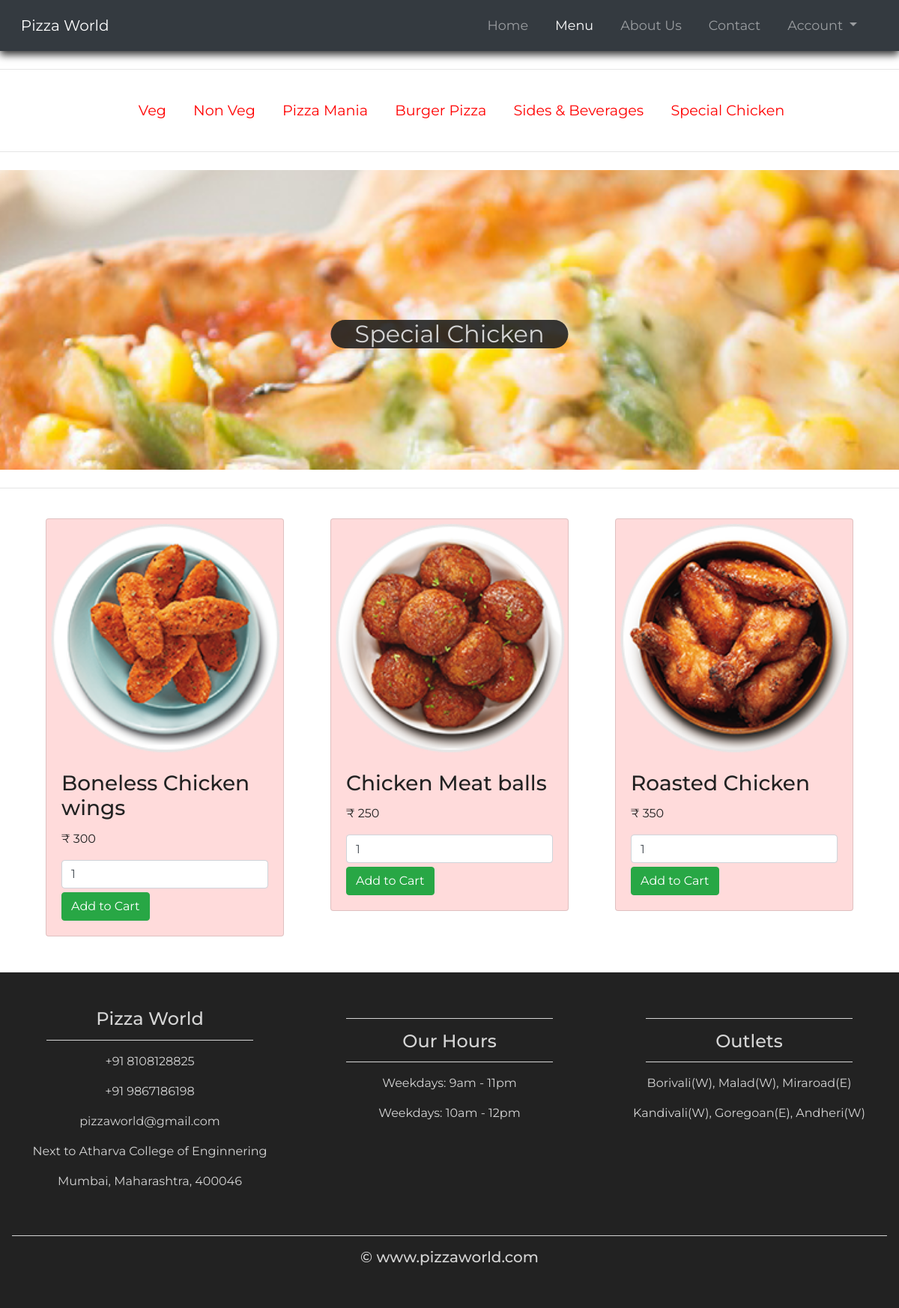
/Menu/specialchicken.php, run on the app's committed database.
### tables this page shows
CREATE TABLE `specialchicken` (
  `id` int(20) NOT NULL,
  `pname` varchar(50) DEFAULT NULL,
  `price` int(50) DEFAULT NULL,
  `image` varchar(50) DEFAULT NULL
);

### Menu/specialchicken.php (the view, shortened to what this page needs)
<?php include('../server.php');
$con = mysqli_connect('localhost','root','','product_details');
?>
<!DOCTYPE html>
<html lang="en">
<head>
    <link rel="stylesheet" href="https://stackpath.bootstrapcdn.com/bootstrap/4.1.3/css/bootstrap.min.css">
    <link href="https://stackpath.bootstrapcdn.com/font-awesome/4.7.0/css/font-awesome.min.css" rel="stylesheet">
    <link rel="stylesheet" href="https://use.fontawesome.com/releases/v5.3.1/css/all.css">
    <link rel="stylesheet" href="../style.css">
</head>
<body>
<nav class="navbar navbar-expand-md navbar-dark bg-dark sticky-top">
        <div class="container-fluid">
            <a class="navbar-brand" href="../index.php">Pizza World</a>
            <div class="collapse navbar-collapse" id="navbarResponsive">
                <ul class="navbar-nav ml-auto">
                    <li class="nav-item">
                        <a class="nav-link" href="../index.php">Home</a>
                    </li>
                    <li class="nav-item active">
                        <a class="nav-link" href="menu.php">Menu</a>
                    </li>
                    <li class="nav-item">
                        <a class="nav-link" href="../Aboutus/aboutus.php">About Us</a>
                    </li>
                    <li class="nav-item">
                        <a class="nav-link" href="../contact/contact.php">Contact</a>
                    </li>
                    <li class="nav-item dropdown">
                        <a class="nav-link dropdown-toggle" href="#" id="navbarDropdownMenuLink" data-toggle="dropdown"
                            aria-haspopup="true" aria-expanded="false">
                            <?php
                            if (isset($_SESSION['username'])) {
                                echo 'Welcome ,<strong> ' . $_SESSION["username"] . '</strong>';
                            } else {
                                echo 'Account';
                            } ?>
                        </a>
                    </li>
                </ul>
            </div>
        </div>
    </nav>
    <hr class="my-4">
    <div class="container-fluid">
        <div class="col-12">
                <div class="text-center menuclass">
                    <a href="veg.php">Veg</a>
                    <a href="nonveg.php">Non Veg</a>
                    <a href="pizzamania.php">Pizza Mania</a>
                    <a href="burger.php">Burger Pizza</a>
                    <a href="sides.php">Sides & Beverages</a>
                    <a href="specialchicken.php">Special Chicken</a>
                </div>
            </div>
    </div>
    <hr class="my-4">
    <figure>
    </figure>
    <hr class="my-4">
    <div class="container padding">
        <?php
            $query = "SELECT * FROM specialchicken ORDER BY id ASC";
            $result = mysqli_query($con,$query);
            if(mysqli_num_rows($result) > 0){
                echo '<div class="card-deck">';
                while($row = mysqli_fetch_array($result)){
            ?>
                <div class="col-md-4">
                    <form method="POST" action="specialchicken.php?action=add&id=<?php echo $row["id"]; ?>" onsubmit = "alert('Item Added')" >
                        <div class="card cardSet1">
                            <img class="card-img-top" src="<?php echo $row["image"]; ?>">
                            <div class="card-body">
                                <h3 class="card-title"><?php echo $row["pname"]; ?></h3>
                                <p class="card-text">₹ <?php echo $row["price"]; ?></p>
                                <input type="text" name="quantity" class="form-control" value=1>
                                <input type="submit" name="add_to_cart" style="margin-top: 5px;" class="btn btn-success" value="Add to Cart">
                            </div>
                        </div>
                    </form>
                </div>
            <?php
                }
            ?>
            </div>
            <?php
            }
        ?>
    </div>
    <footer>
        <div class="container-fluid padding">
            <div class="row text-center">
                <div class="col-md-4">
                    <h4>Pizza World</h4>
                    <hr class="light">
                    <p>+91 8108128825</p>
                    <p>+91 9867186198</p>
                    <p>pizzaworld@gmail.com</p>
                    <p>Next to Atharva College of Enginnering</p>
                    <p>Mumbai, Maharashtra, 400046</p>
                </div>
                <div class="col-md-4">
                    <hr class="light">
                    <h4>Our Hours</h4>
                    <hr class="light">
                    <p>Weekdays: 9am - 11pm</p>
                    <p>Weekdays: 10am - 12pm</p>
                </div>
                <div class="col-md-4">
                    <hr class="light">
                    <h4>Outlets</h4>
                    <hr class="light">
                    <p>Borivali(W), Malad(W), Miraroad(E)</p>
                    <p>Kandivali(W), Goregoan(E), Andheri(W)</p>
                </div>
                <div class="col-12">
                    <hr class="light-last">
                    <h5>&copy; www.pizzaworld.com</h5>
                </div>
            </div>
        </div>
    </footer>
</body>
</html>

### style.css (style rules this page uses)
html, body { height: 100%; width: 100%; font-family: 'Montserrat', sans-serif; color: #222; }
.navbar { padding: 0.8rem; box-shadow: 0 5px 10px rgba(0, 0, 0, 0.8); }
.navbar-nav li { padding-right: 20px; }
.nav-link { font-size: 1.1em !important; }
.padding { padding-bottom: 2rem; }
footer { background: #222; color: #d5d5d5; padding-top: 2rem; }
.light { border-top: 1px solid #d5d5d5; width: 75%; margin-top: 0.8rem; margin-bottom: 1rem; }
.light-last { border-top: 1px solid #d5d5d5; width: 100%; margin-top: 0.8rem; margin-bottom: 1rem; }
.menuclass a { color: red; font-size: 120%; padding-left: 2rem; transition: 0.3s; }
figure { position: relative; width: 100%; height: 50%; margin: 0!important; }
[class*="col-"] { padding: 1rem; }

### Menu/specialchicken.php (style rules this page uses)
.cardSet1 { background-color: rgb(255, 219, 219); }

### data on the page
specialchicken: shows a picture, pname "Boneless Chicken wings", price "300"
specialchicken: shows a picture, pname "Chicken Meat balls", price "250"
specialchicken: shows a picture, pname "Roasted Chicken", price "350"
